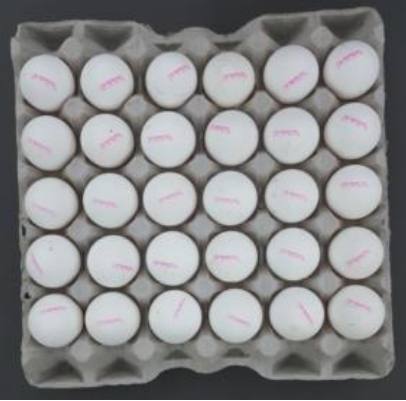
#> input picture Algorithm_testing/1.PNG, 406 x 401 px, found by its file name
$ python Reference.py   (older library calls are emulated)
#> lines starting #> are read from the running program, lines starting #| are printed output that depends on the picture; after the words box and inside, x2 and y2 are one past the last pixel; in counts of white or black regions, pixels touching at a corner belong together
import cv2
import numpy as np
from skimage.filters import threshold_multiotsu


def fun(p):
    if p == 1:
        return 85
    elif p == 2:
        return 170
    elif p == 3:
        return 255
    return 0


a = 1
b = 1

image_1 = cv2.imread('1.png')
#> image_1 is the input picture: shape (401, 406, 3); mean B, G, R 137.2, 136.3, 136
image_2 = cv2.imread('2.png')
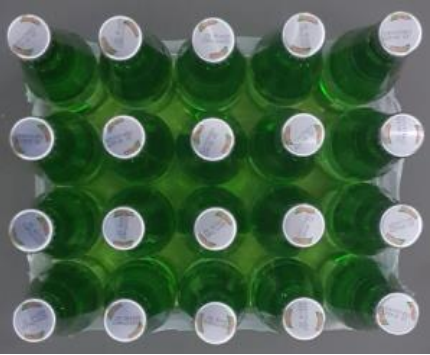
#> input picture Algorithm_testing/2.PNG, 430 x 355 px, found by its file name
#> image_2 is the input picture: shape (355, 430, 3); mean B, G, R 80.7, 101.7, 78

image_1 = cv2.GaussianBlur(image_1, (a, a), 0)
image_2 = cv2.GaussianBlur(image_2, (a, a), 0)

hsv_1 = cv2.cvtColor(image_1, cv2.COLOR_BGR2HSV)
#> hsv_1: shape (401, 406, 3); mean H, S, V 77, 12.1, 139.2
hsv_2 = cv2.cvtColor(image_2, cv2.COLOR_BGR2HSV)
#> hsv_2: shape (355, 430, 3); mean H, S, V 81.2, 96, 104.4

h1, s1, v1 = cv2.split(hsv_1)
blur_1 = cv2.GaussianBlur(v1, (b, b), 0)

h2, s2, v2 = cv2.split(hsv_2)
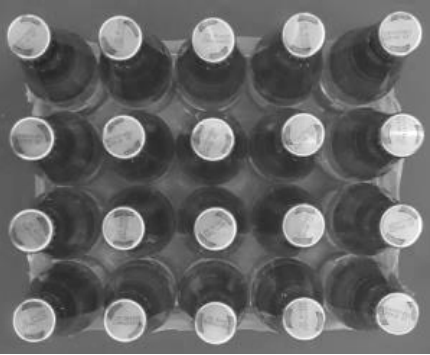
#> v2: shape (355, 430); min 34, max 255, mean 104.4
blur_2 = cv2.GaussianBlur(v2, (b, b), 0)

thresholds_1 = threshold_multiotsu(blur_1, classes=4)
#> thresholds_1 = [85, 129, 176]
thresholds_2 = threshold_multiotsu(blur_2, classes=4)
#> thresholds_2 = [84, 131, 182]

regions_1 = np.uint8(np.digitize(blur_1, bins=thresholds_1))
regions_2 = np.uint8(np.digitize(blur_2, bins=thresholds_2))

vfunc_1 = np.vectorize(fun)
regions_1 = np.uint8(vfunc_1(regions_1))
vfunc_2 = np.vectorize(fun)
regions_2 = np.uint8(vfunc_2(regions_2))

#ret_1, regions_1 = cv2.threshold(regions_1, 254, 255, cv2.THRESH_BINARY)
ret_2, regions_2 = cv2.threshold(regions_2, 254, 255, cv2.THRESH_BINARY)
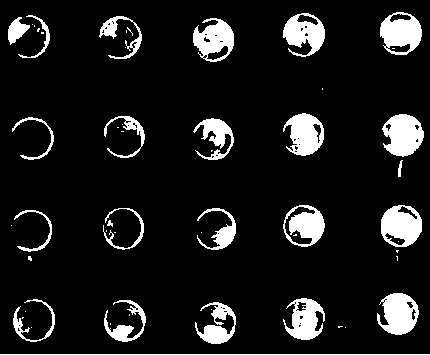
#> regions_2: shape (355, 430); 10.6% white; 54 white regions (30 under 20 px), largest, box (x1, y1, x2, y2) and area: (382, 114, 424, 157) 1281, (381, 205, 422, 247) 1222, (377, 293, 419, 335) 1204

grad_x_1 = cv2.Sobel(regions_1, cv2.CV_64F, 1, 0, ksize=3)
grad_y_1 = cv2.Sobel(regions_1, cv2.CV_64F, 0, 1, ksize=3)
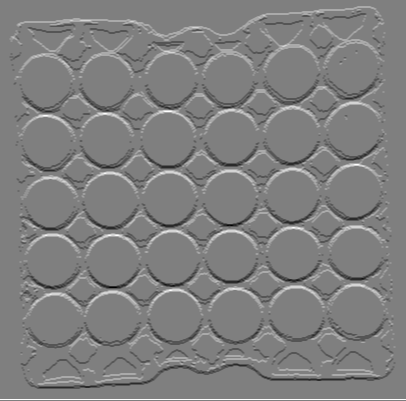
#> grad_y_1: shape (401, 406) float64; min -1020, max 1020, mean 2.5; drawn with min black and max white

abs_grad_x_1 = cv2.convertScaleAbs(grad_x_1)
abs_grad_y_1 = cv2.convertScaleAbs(grad_y_1)

edges_1 = cv2.addWeighted(abs_grad_x_1, 0.5, abs_grad_y_1, 0.5, 0)
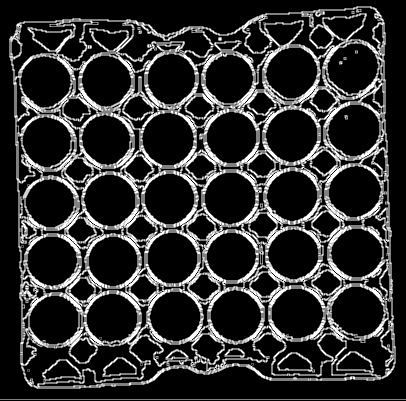
#> edges_1: shape (401, 406); min 0, max 255, mean 47.1

grad_x_2 = cv2.Sobel(regions_2, cv2.CV_64F, 1, 0, ksize=3)
grad_y_2 = cv2.Sobel(regions_2, cv2.CV_64F, 0, 1, ksize=3)
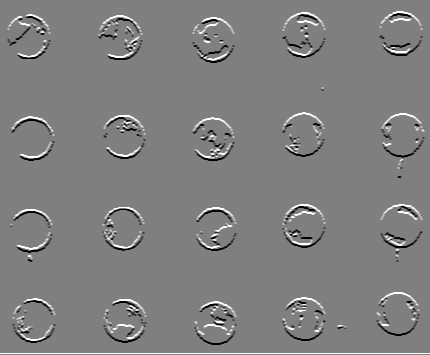
#> grad_y_2: shape (355, 430) float64; min -1020, max 1020, mean 2.9; drawn with min black and max white

abs_grad_x_2 = cv2.convertScaleAbs(grad_x_2)
#> abs_grad_x_2: shape (355, 430); 7.2% white in thin lines or dots
abs_grad_y_2 = cv2.convertScaleAbs(grad_y_2)
#> abs_grad_y_2: shape (355, 430); 7.7% white in thin lines or dots

edges_2 = cv2.addWeighted(abs_grad_x_2, 0.5, abs_grad_y_2, 0.5, 0)
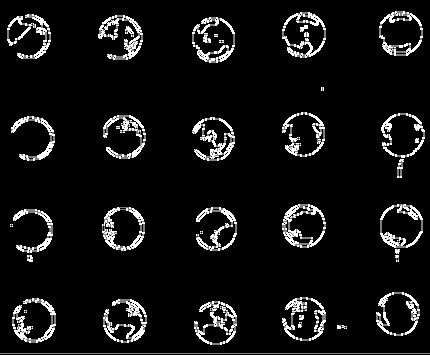
#> edges_2: shape (355, 430); min 0, max 255, mean 19

while True:
    cv2.imshow('Frame_1', edges_1)
    cv2.imshow('Frame_2', edges_2)

    key = cv2.waitKey(30)
#> (key Esc is pressed here)
    if key == 27:
        break
cv2.destroyAllWindows()
